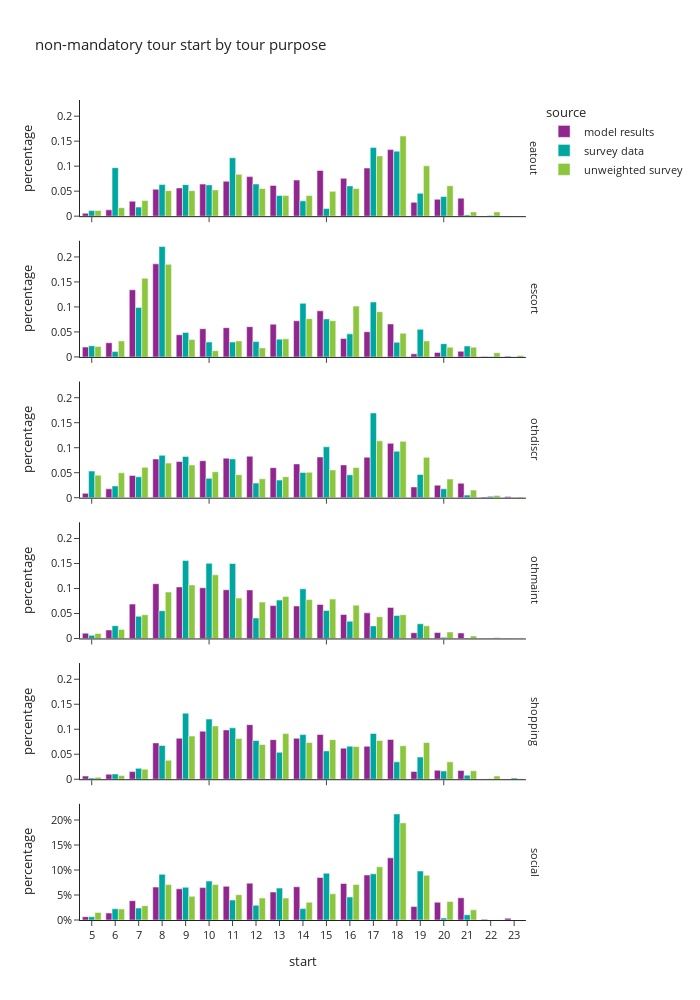

Notebook code cell kept with this figure:
### Code cell
df_plot = non_m_tour_data.groupby(['source','tour_type','start'])[['trip_weight_2017_2019']].sum().reset_index()
df_plot['percentage'] = df_plot.groupby(['source','tour_type'], group_keys=False)['trip_weight_2017_2019']. \
    apply(lambda x: x / float(x.sum()))

fig = px.bar(df_plot, x="start", y="percentage", color="source",barmode="group",
             facet_row='tour_type',
             title="non-mandatory tour start by tour purpose")
fig.for_each_annotation(lambda a: a.update(text = a.text.split("=")[-1]))
fig.update_layout(height=1000, width=700, yaxis=dict(tickformat=".0%"), xaxis=dict(dtick="1"))
fig.show()

### Figure 1 — Plotly figure (JSON) as saved in the notebook; plotly's stock layout.template omitted (floating-point values rounded to 4 significant figures)
{"data": [{"alignmentgroup": "True", "hovertemplate": "source=model results<br>tour_type=eatout<br>start=%{x}<br>percentage=%{y}<extra></extra>", "legendgroup": "model results", "marker": {"color": "#91268F", "pattern": {"shape": ""}}, "name": "model results", "offsetgroup": "model results", "orientation": "v", "showlegend": true, "textposition": "auto", "type": "bar", "x": [5.0, 6.0, 7.0, 8.0, 9.0, 10.0, 11.0, 12.0, 13.0, 14.0, 15.0, 16.0, 17.0, 18.0, 19.0, 20.0, 21.0, 22.0, 23.0], "xaxis": "x6", "y": [0.005781, 0.01265, 0.02996, 0.05386, 0.05645, 0.06413, 0.06988, 0.07909, 0.06156, 0.07223, 0.09148, 0.07571, 0.09622, 0.1332, 0.02768, 0.03371, 0.03604, 0.0001499, 0.0002327], "yaxis": "y6"}, {"alignmentgroup": "True", "hovertemplate": "source=model results<br>tour_type=escort<br>start=%{x}<br>percentage=%{y}<extra></extra>", "legendgroup": "model results", "marker": {"color": "#91268F", "pattern": {"shape": ""}}, "name": "model results", "offsetgroup": "model results", "orientation": "v", "showlegend": false, "textposition": "auto", "type": "bar", "x": [5.0, 6.0, 7.0, 8.0, 9.0, 10.0, 11.0, 12.0, 13.0, 14.0, 15.0, 16.0, 17.0, 18.0, 19.0, 20.0, 21.0, 22.0, 23.0], "xaxis": "x5", "y": [0.01978, 0.0284, 0.1342, 0.1862, 0.04435, 0.05644, 0.05846, 0.06055, 0.06543, 0.07228, 0.09216, 0.03674, 0.05041, 0.06593, 0.006134, 0.00899, 0.01136, 0.0008199, 0.001346], "yaxis": "y5"}, {"alignmentgroup": "True", "hovertemplate": "source=model results<br>tour_type=othdiscr<br>start=%{x}<br>percentage=%{y}<extra></extra>", "legendgroup": "model results", "marker": {"color": "#91268F", "pattern": {"shape": ""}}, "name": "model results", "offsetgroup": "model results", "orientation": "v", "showlegend": false, "textposition": "auto", "type": "bar", "x": [5.0, 6.0, 7.0, 8.0, 9.0, 10.0, 11.0, 12.0, 13.0, 14.0, 15.0, 16.0, 17.0, 18.0, 19.0, 20.0, 21.0, 22.0, 23.0], "xaxis": "x4", "y": [0.008647, 0.01766, 0.04444, 0.07738, 0.07232, 0.07392, 0.07907, 0.083, 0.06009, 0.06754, 0.08143, 0.0656, 0.08104, 0.1087, 0.02158, 0.02513, 0.02891, 0.001186, 0.002357], "yaxis": "y4"}, {"alignmentgroup": "True", "hovertemplate": "source=model results<br>tour_type=othmaint<br>start=%{x}<br>percentage=%{y}<extra></extra>", "legendgroup": "model results", "marker": {"color": "#91268F", "pattern": {"shape": ""}}, "name": "model results", "offsetgroup": "model results", "orientation": "v", "showlegend": false, "textposition": "auto", "type": "bar", "x": [5.0, 6.0, 7.0, 8.0, 9.0, 10.0, 11.0, 12.0, 13.0, 14.0, 15.0, 16.0, 17.0, 18.0, 19.0, 20.0, 21.0, 22.0, 23.0], "xaxis": "x3", "y": [0.01062, 0.01696, 0.06871, 0.1095, 0.1031, 0.1014, 0.09745, 0.09711, 0.06575, 0.06496, 0.06816, 0.04787, 0.05119, 0.06212, 0.01148, 0.01182, 0.01095, 0.0002814, 0.0005472], "yaxis": "y3"}, {"alignmentgroup": "True", "hovertemplate": "source=model results<br>tour_type=shopping<br>start=%{x}<br>percentage=%{y}<extra></extra>", "legendgroup": "model results", "marker": {"color": "#91268F", "pattern": {"shape": ""}}, "name": "model results", "offsetgroup": "model results", "orientation": "v", "showlegend": false, "textposition": "auto", "type": "bar", "x": [5.0, 6.0, 7.0, 8.0, 9.0, 10.0, 11.0, 12.0, 13.0, 14.0, 15.0, 16.0, 17.0, 18.0, 19.0, 20.0, 21.0, 22.0, 23.0], "xaxis": "x2", "y": [0.006319, 0.01009, 0.01524, 0.07259, 0.08195, 0.09616, 0.09865, 0.1092, 0.07918, 0.08187, 0.08941, 0.0621, 0.0659, 0.07949, 0.01563, 0.01787, 0.01755, 0.0003882, 0.0004038], "yaxis": "y2"}, {"alignmentgroup": "True", "hovertemplate": "source=model results<br>tour_type=social<br>start=%{x}<br>percentage=%{y}<extra></extra>", "legendgroup": "model results", "marker": {"color": "#91268F", "pattern": {"shape": ""}}, "name": "model results", "offsetgroup": "model results", "orientation": "v", "showlegend": false, "textposition": "auto", "type": "bar", "x": [5.0, 6.0, 7.0, 8.0, 9.0, 10.0, 11.0, 12.0, 13.0, 14.0, 15.0, 16.0, 17.0, 18.0, 19.0, 20.0, 21.0, 22.0, 23.0], "xaxis": "x", "y": [0.006616, 0.01399, 0.03866, 0.06586, 0.06232, 0.06479, 0.06736, 0.07369, 0.05601, 0.0665, 0.08506, 0.07303, 0.09004, 0.1243, 0.02684, 0.03553, 0.04432, 0.001467, 0.003657], "yaxis": "y"}, {"alignmentgroup": "True", "hovertemplate": "source=survey data<br>tour_type=eatout<br>start=%{x}<br>percentage=%{y}<extra></extra>", "legendgroup": "survey data", "marker": {"color": "#00A7A0", "pattern": {"shape": ""}}, "name": "survey data", "offsetgroup": "survey data", "orientation": "v", "showlegend": true, "textposition": "auto", "type": "bar", "x": [5.0, 6.0, 7.0, 8.0, 9.0, 10.0, 11.0, 12.0, 13.0, 14.0, 15.0, 16.0, 17.0, 18.0, 19.0, 20.0, 21.0, 22.0], "xaxis": "x6", "y": [0.0111, 0.09701, 0.01812, 0.06316, 0.06304, 0.06255, 0.1169, 0.06439, 0.04118, 0.03061, 0.01515, 0.06044, 0.1376, 0.1301, 0.04584, 0.03931, 0.002444, 0.001157], "yaxis": "y6"}, {"alignmentgroup": "True", "hovertemplate": "source=survey data<br>tour_type=escort<br>start=%{x}<br>percentage=%{y}<extra></extra>", "legendgroup": "survey data", "marker": {"color": "#00A7A0", "pattern": {"shape": ""}}, "name": "survey data", "offsetgroup": "survey data", "orientation": "v", "showlegend": false, "textposition": "auto", "type": "bar", "x": [5.0, 6.0, 7.0, 8.0, 9.0, 10.0, 11.0, 12.0, 13.0, 14.0, 15.0, 16.0, 17.0, 18.0, 19.0, 20.0, 21.0, 22.0, 23.0], "xaxis": "x5", "y": [0.02234, 0.0107, 0.09913, 0.2207, 0.04899, 0.02974, 0.02973, 0.03065, 0.03556, 0.1072, 0.07608, 0.04614, 0.1098, 0.02926, 0.0552, 0.02649, 0.02183, 0.0002847, 7.507e-05], "yaxis": "y5"}, {"alignmentgroup": "True", "hovertemplate": "source=survey data<br>tour_type=othdiscr<br>start=%{x}<br>percentage=%{y}<extra></extra>", "legendgroup": "survey data", "marker": {"color": "#00A7A0", "pattern": {"shape": ""}}, "name": "survey data", "offsetgroup": "survey data", "orientation": "v", "showlegend": false, "textposition": "auto", "type": "bar", "x": [5.0, 6.0, 7.0, 8.0, 9.0, 10.0, 11.0, 12.0, 13.0, 14.0, 15.0, 16.0, 17.0, 18.0, 19.0, 20.0, 21.0, 22.0, 23.0], "xaxis": "x4", "y": [0.05325, 0.02351, 0.04171, 0.08486, 0.08259, 0.03873, 0.07761, 0.02916, 0.03525, 0.05053, 0.1019, 0.04584, 0.1695, 0.09293, 0.04649, 0.01795, 0.005204, 0.002802, 0.0002128], "yaxis": "y4"}, {"alignmentgroup": "True", "hovertemplate": "source=survey data<br>tour_type=othmaint<br>start=%{x}<br>percentage=%{y}<extra></extra>", "legendgroup": "survey data", "marker": {"color": "#00A7A0", "pattern": {"shape": ""}}, "name": "survey data", "offsetgroup": "survey data", "orientation": "v", "showlegend": false, "textposition": "auto", "type": "bar", "x": [5.0, 6.0, 7.0, 8.0, 9.0, 10.0, 11.0, 12.0, 13.0, 14.0, 15.0, 16.0, 17.0, 18.0, 19.0, 20.0, 21.0, 22.0], "xaxis": "x3", "y": [0.006277, 0.02564, 0.04441, 0.05558, 0.1558, 0.1503, 0.15, 0.041, 0.07672, 0.09932, 0.0561, 0.0346, 0.02513, 0.04586, 0.02939, 0.002238, 0.0009862, 0.0006006], "yaxis": "y3"}, {"alignmentgroup": "True", "hovertemplate": "source=survey data<br>tour_type=shopping<br>start=%{x}<br>percentage=%{y}<extra></extra>", "legendgroup": "survey data", "marker": {"color": "#00A7A0", "pattern": {"shape": ""}}, "name": "survey data", "offsetgroup": "survey data", "orientation": "v", "showlegend": false, "textposition": "auto", "type": "bar", "x": [5.0, 6.0, 7.0, 8.0, 9.0, 10.0, 11.0, 12.0, 13.0, 14.0, 15.0, 16.0, 17.0, 18.0, 19.0, 20.0, 21.0, 22.0, 23.0], "xaxis": "x2", "y": [0.002379, 0.01057, 0.02174, 0.06752, 0.1322, 0.1203, 0.1029, 0.07752, 0.05394, 0.08929, 0.05667, 0.06621, 0.09156, 0.03479, 0.04436, 0.0165, 0.008065, 0.001147, 0.002374], "yaxis": "y2"}, {"alignmentgroup": "True", "hovertemplate": "source=survey data<br>tour_type=social<br>start=%{x}<br>percentage=%{y}<extra></extra>", "legendgroup": "survey data", "marker": {"color": "#00A7A0", "pattern": {"shape": ""}}, "name": "survey data", "offsetgroup": "survey data", "orientation": "v", "showlegend": false, "textposition": "auto", "type": "bar", "x": [5.0, 6.0, 7.0, 8.0, 9.0, 10.0, 11.0, 12.0, 13.0, 14.0, 15.0, 16.0, 17.0, 18.0, 19.0, 20.0, 21.0], "xaxis": "x", "y": [0.006464, 0.02246, 0.02393, 0.09137, 0.0655, 0.07788, 0.03991, 0.02949, 0.06376, 0.02275, 0.09361, 0.04592, 0.09234, 0.2121, 0.09795, 0.003966, 0.0106], "yaxis": "y"}, {"alignmentgroup": "True", "hovertemplate": "source=unweighted survey<br>tour_type=eatout<br>start=%{x}<br>percentage=%{y}<extra></extra>", "legendgroup": "unweighted survey", "marker": {"color": "#8CC63E", "pattern": {"shape": ""}}, "name": "unweighted survey", "offsetgroup": "unweighted survey", "orientation": "v", "showlegend": true, "textposition": "auto", "type": "bar", "x": [5.0, 6.0, 7.0, 8.0, 9.0, 10.0, 11.0, 12.0, 13.0, 14.0, 15.0, 16.0, 17.0, 18.0, 19.0, 20.0, 21.0, 22.0], "xaxis": "x6", "y": [0.01135, 0.01702, 0.03121, 0.05106, 0.05106, 0.05248, 0.08369, 0.05532, 0.04113, 0.04113, 0.04965, 0.05532, 0.1206, 0.1603, 0.1007, 0.06099, 0.008511, 0.008511], "yaxis": "y6"}, {"alignmentgroup": "True", "hovertemplate": "source=unweighted survey<br>tour_type=escort<br>start=%{x}<br>percentage=%{y}<extra></extra>", "legendgroup": "unweighted survey", "marker": {"color": "#8CC63E", "pattern": {"shape": ""}}, "name": "unweighted survey", "offsetgroup": "unweighted survey", "orientation": "v", "showlegend": false, "textposition": "auto", "type": "bar", "x": [5.0, 6.0, 7.0, 8.0, 9.0, 10.0, 11.0, 12.0, 13.0, 14.0, 15.0, 16.0, 17.0, 18.0, 19.0, 20.0, 21.0, 22.0, 23.0], "xaxis": "x5", "y": [0.02089, 0.03203, 0.1574, 0.1852, 0.03482, 0.01253, 0.03203, 0.01811, 0.03621, 0.0766, 0.07242, 0.1017, 0.09053, 0.04735, 0.03203, 0.0195, 0.0195, 0.008357, 0.002786], "yaxis": "y5"}, {"alignmentgroup": "True", "hovertemplate": "source=unweighted survey<br>tour_type=othdiscr<br>start=%{x}<br>percentage=%{y}<extra></extra>", "legendgroup": "unweighted survey", "marker": {"color": "#8CC63E", "pattern": {"shape": ""}}, "name": "unweighted survey", "offsetgroup": "unweighted survey", "orientation": "v", "showlegend": false, "textposition": "auto", "type": "bar", "x": [5.0, 6.0, 7.0, 8.0, 9.0, 10.0, 11.0, 12.0, 13.0, 14.0, 15.0, 16.0, 17.0, 18.0, 19.0, 20.0, 21.0, 22.0, 23.0], "xaxis": "x4", "y": [0.04507, 0.04979, 0.0608, 0.06918, 0.06551, 0.05189, 0.04612, 0.03774, 0.04193, 0.05084, 0.05556, 0.06027, 0.1137, 0.1127, 0.08071, 0.03721, 0.0152, 0.004193, 0.001572], "yaxis": "y4"}, {"alignmentgroup": "True", "hovertemplate": "source=unweighted survey<br>tour_type=othmaint<br>start=%{x}<br>percentage=%{y}<extra></extra>", "legendgroup": "unweighted survey", "marker": {"color": "#8CC63E", "pattern": {"shape": ""}}, "name": "unweighted survey", "offsetgroup": "unweighted survey", "orientation": "v", "showlegend": false, "textposition": "auto", "type": "bar", "x": [5.0, 6.0, 7.0, 8.0, 9.0, 10.0, 11.0, 12.0, 13.0, 14.0, 15.0, 16.0, 17.0, 18.0, 19.0, 20.0, 21.0, 22.0], "xaxis": "x3", "y": [0.0101, 0.01818, 0.04747, 0.09293, 0.1071, 0.1273, 0.08081, 0.07273, 0.08384, 0.07778, 0.07879, 0.06667, 0.04343, 0.04747, 0.02525, 0.01313, 0.005051, 0.00202], "yaxis": "y3"}, {"alignmentgroup": "True", "hovertemplate": "source=unweighted survey<br>tour_type=shopping<br>start=%{x}<br>percentage=%{y}<extra></extra>", "legendgroup": "unweighted survey", "marker": {"color": "#8CC63E", "pattern": {"shape": ""}}, "name": "unweighted survey", "offsetgroup": "unweighted survey", "orientation": "v", "showlegend": false, "textposition": "auto", "type": "bar", "x": [5.0, 6.0, 7.0, 8.0, 9.0, 10.0, 11.0, 12.0, 13.0, 14.0, 15.0, 16.0, 17.0, 18.0, 19.0, 20.0, 21.0, 22.0, 23.0], "xaxis": "x2", "y": [0.004039, 0.00727, 0.02019, 0.03796, 0.08643, 0.1066, 0.08158, 0.06947, 0.09128, 0.07351, 0.07916, 0.06543, 0.07754, 0.06704, 0.07351, 0.03473, 0.01696, 0.006462, 0.0008078], "yaxis": "y2"}, {"alignmentgroup": "True", "hovertemplate": "source=unweighted survey<br>tour_type=social<br>start=%{x}<br>percentage=%{y}<extra></extra>", "legendgroup": "unweighted survey", "marker": {"color": "#8CC63E", "pattern": {"shape": ""}}, "name": "unweighted survey", "offsetgroup": "unweighted survey", "orientation": "v", "showlegend": false, "textposition": "auto", "type": "bar", "x": [5.0, 6.0, 7.0, 8.0, 9.0, 10.0, 11.0, 12.0, 13.0, 14.0, 15.0, 16.0, 17.0, 18.0, 19.0, 20.0, 21.0], "xaxis": "x", "y": [0.0152, 0.02196, 0.02872, 0.07095, 0.0473, 0.07095, 0.05068, 0.04392, 0.04392, 0.03547, 0.05236, 0.07095, 0.1064, 0.1943, 0.08953, 0.03716, 0.02027], "yaxis": "y"}], "layout": {"annotations": [{"font": {}, "showarrow": false, "text": "social", "textangle": 90, "x": 0.98, "xanchor": "left", "xref": "paper", "y": 0.07083, "yanchor": "middle", "yref": "paper"}, {"font": {}, "showarrow": false, "text": "shopping", "textangle": 90, "x": 0.98, "xanchor": "left", "xref": "paper", "y": 0.2425, "yanchor": "middle", "yref": "paper"}, {"font": {}, "showarrow": false, "text": "othmaint", "textangle": 90, "x": 0.98, "xanchor": "left", "xref": "paper", "y": 0.4142, "yanchor": "middle", "yref": "paper"}, {"font": {}, "showarrow": false, "text": "othdiscr", "textangle": 90, "x": 0.98, "xanchor": "left", "xref": "paper", "y": 0.5858, "yanchor": "middle", "yref": "paper"}, {"font": {}, "showarrow": false, "text": "escort", "textangle": 90, "x": 0.98, "xanchor": "left", "xref": "paper", "y": 0.7575, "yanchor": "middle", "yref": "paper"}, {"font": {}, "showarrow": false, "text": "eatout", "textangle": 90, "x": 0.98, "xanchor": "left", "xref": "paper", "y": 0.9292, "yanchor": "middle", "yref": "paper"}], "barmode": "group", "height": 1000, "legend": {"title": {"text": "source"}, "tracegroupgap": 0}, "title": {"text": "non-mandatory tour start by tour purpose"}, "width": 700, "xaxis": {"anchor": "y", "domain": [0.0, 0.98], "dtick": "1", "title": {"text": "start"}}, "xaxis2": {"anchor": "y2", "domain": [0.0, 0.98], "matches": "x", "showticklabels": false}, "xaxis3": {"anchor": "y3", "domain": [0.0, 0.98], "matches": "x", "showticklabels": false}, "xaxis4": {"anchor": "y4", "domain": [0.0, 0.98], "matches": "x", "showticklabels": false}, "xaxis5": {"anchor": "y5", "domain": [0.0, 0.98], "matches": "x", "showticklabels": false}, "xaxis6": {"anchor": "y6", "domain": [0.0, 0.98], "matches": "x", "showticklabels": false}, "yaxis": {"anchor": "x", "domain": [0.0, 0.1417], "tickformat": ".0%", "title": {"text": "percentage"}}, "yaxis2": {"anchor": "x2", "domain": [0.1717, 0.3133], "matches": "y", "title": {"text": "percentage"}}, "yaxis3": {"anchor": "x3", "domain": [0.3433, 0.485], "matches": "y", "title": {"text": "percentage"}}, "yaxis4": {"anchor": "x4", "domain": [0.515, 0.6567], "matches": "y", "title": {"text": "percentage"}}, "yaxis5": {"anchor": "x5", "domain": [0.6867, 0.8283], "matches": "y", "title": {"text": "percentage"}}, "yaxis6": {"anchor": "x6", "domain": [0.8583, 1.0], "matches": "y", "title": {"text": "percentage"}}}}
